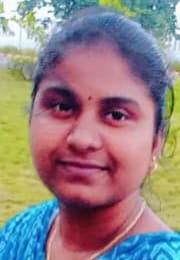
#> input picture face_voice_project/dataset/faces/Bakiya/Bakiya_1.jpg, 180 x 260 px; its folder holds only this picture in this run
$ python export_for_pi_v2.py
#> lines starting #> are read from the running program, lines starting #| are printed output that depends on the picture
# save as: export_for_pi_v2.py
import cv2
import pickle
import os
import numpy as np

print("Building LBPH face model for Raspberry Pi...")

face_cascade = cv2.CascadeClassifier(
    cv2.data.haarcascades + "haarcascade_frontalface_default.xml"
)

# LBPH recognizer — fast and accurate, no TensorFlow needed
recognizer = cv2.face.LBPHFaceRecognizer_create()

faces_data  = []
labels      = []
label_names = {}
label_id    = 0

faces_dir = "dataset/faces"

for person_name in sorted(os.listdir(faces_dir)):
    person_folder = os.path.join(faces_dir, person_name)
    if not os.path.isdir(person_folder):
        continue

    print(f"  Processing {person_name} (ID={label_id})...")
    label_names[label_id] = person_name
    count = 0

    for img_file in os.listdir(person_folder):
        img_path = os.path.join(person_folder, img_file)
        img = cv2.imread(img_path)
#> img is the input picture: shape (260, 180, 3); mean B, G, R 131.9, 130, 146.7
        if img is None:
            continue

        gray = cv2.cvtColor(img, cv2.COLOR_BGR2GRAY)
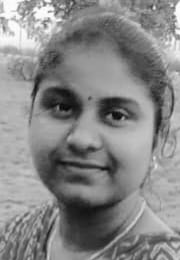
#> gray: shape (260, 180); min 5, max 255, mean 135.2

        # Try to detect face
        detected = face_cascade.detectMultiScale(
            gray, scaleFactor=1.1, minNeighbors=3, minSize=(30, 30)
        )
#> detected = [[14, 56, 148, 148]]

        if len(detected) > 0:
            x, y, w, h = detected[0]
#> x = 14; y = 56; w = 148; h = 148
            face_roi = gray[y:y+h, x:x+w]
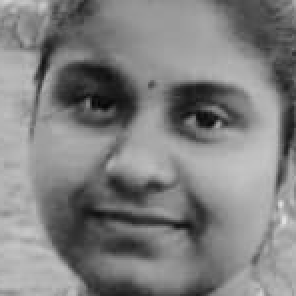
#> face_roi: shape (148, 148) (shown 2 times larger); min 5, max 224, mean 128.1
        else:
            # No face detected — use center crop
            h, w = gray.shape
            margin = min(h, w) // 4
            face_roi = gray[margin:h-margin, margin:w-margin]

        # Resize to standard size
        face_roi = cv2.resize(face_roi, (100, 100))
#> face_roi: shape (100, 100)
        faces_data.append(face_roi)
        labels.append(label_id)
        count += 1

    print(f"    Added {count} images for {person_name}")
    label_id += 1
#> pass 2 of the loop `for person_name in sorted(os.listdir(faces_dir)):`:
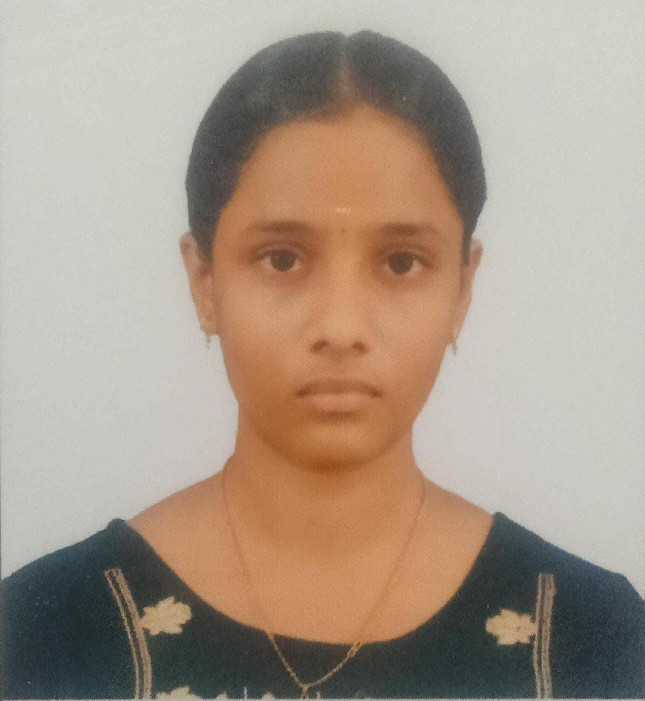
#> input picture face_voice_project/dataset/faces/Ranjani/Ranjani_1.jpeg, 1289 x 1402 px (shown at 1/2 size)
#> img is the input picture: shape (1402, 1289, 3); mean B, G, R 137.8, 152.7, 167.8
#> `gray = cv2.cvtColor(img, cv2.COLOR_BGR2GRAY)`:
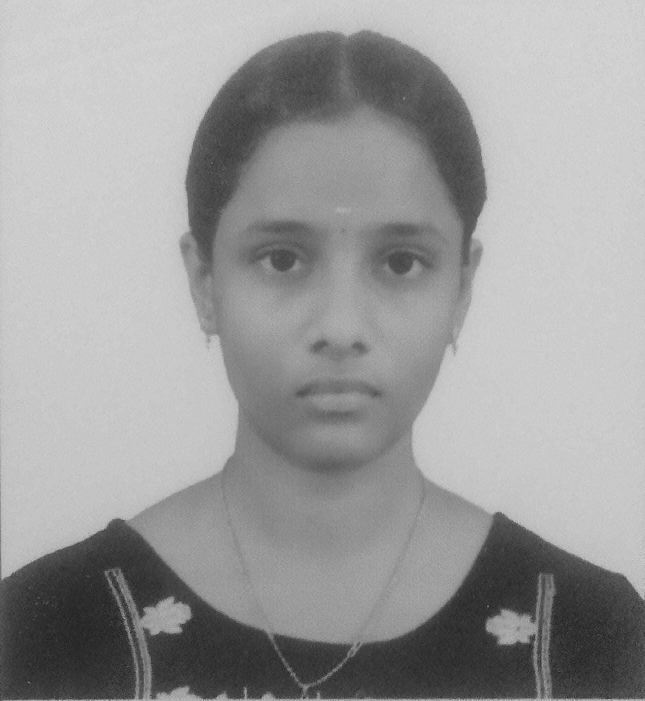
#> gray: shape (1402, 1289) (shown at 1/2 size); min 6, max 221, mean 155.6
#> detected = [[328, 248, 698, 698]]
#> x = 328; y = 248; w = 698
#> `face_roi = gray[y:y+h, x:x+w]`:
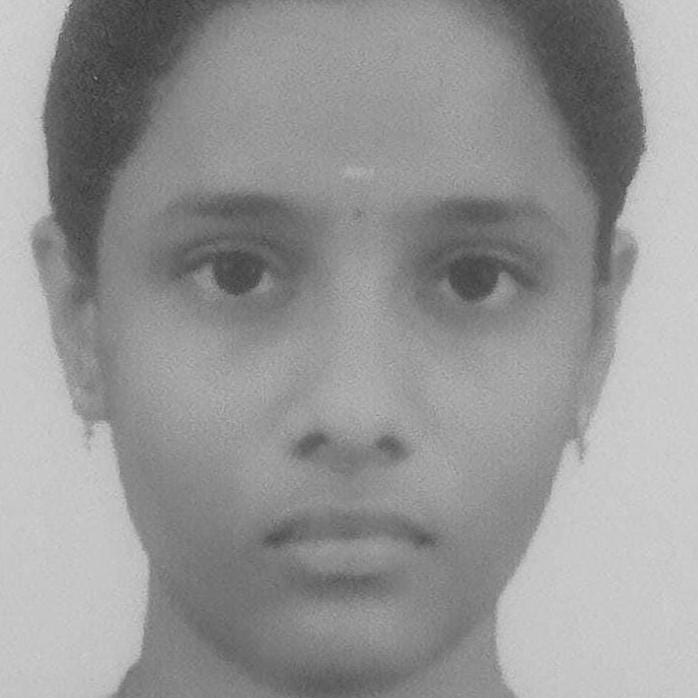
#> face_roi: shape (698, 698); min 51, max 212, mean 150

# Train LBPH
print("\nTraining LBPH recognizer...")
recognizer.train(faces_data, np.array(labels))

# Save model
recognizer.save("lbph_face_model.yml")
with open("lbph_label_names.pkl", "wb") as f:
    pickle.dump(label_names, f)

print("\nDone! Created:")
print("  lbph_face_model.yml")
print("  lbph_label_names.pkl")
print(f"  Trained on {len(faces_data)} face images")
#|   Trained on 2 face images
print(f"  People: {label_names}")
